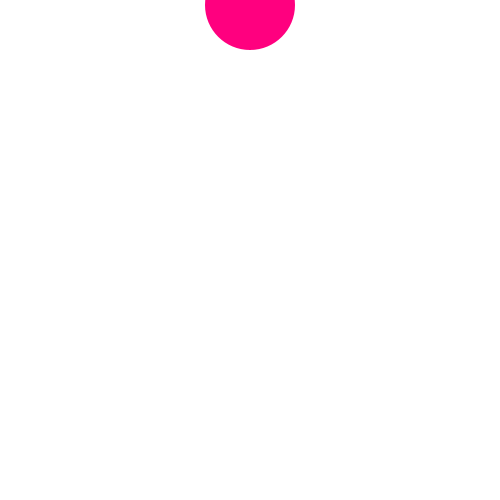
Frame 1 (no input)
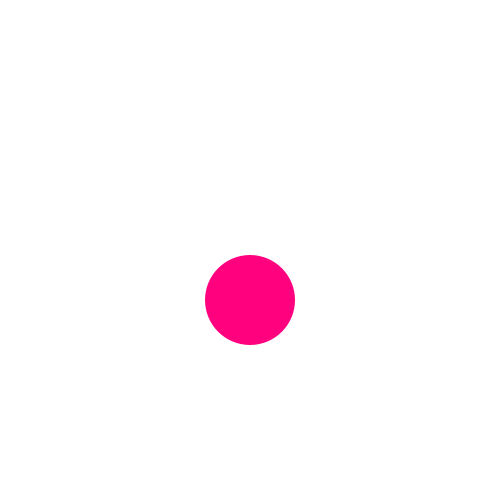
Frame 60 (the mouse pressed at the canvas centre just before this capture)
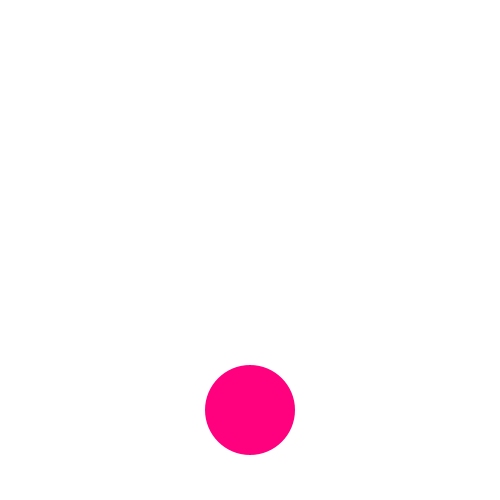
Frame 120 (the mouse held since frame 60 and released just before this capture)

The Processing sketch that drew these frames (run headless with seeded random() and noise(); from frame 60 on, the mouse is pressed at the canvas centre):

// Processing sketch: processing_32711
// ── processing_32711.pde

float yPos = 0;
float vel = 5;
//float acc = 0.5;

void setup(){
  size(500,500);
  smooth();
}

void draw(){
  background(255,255,255);
  fill(255,0,127);
  noStroke();
  yPos += vel;
  //vel += acc;
  ellipse(250, yPos, 90, 90);
  
  if(yPos < 0 || yPos > height){
   // vel *= -0.95;
   vel *= -1;
  }
}

                
                
